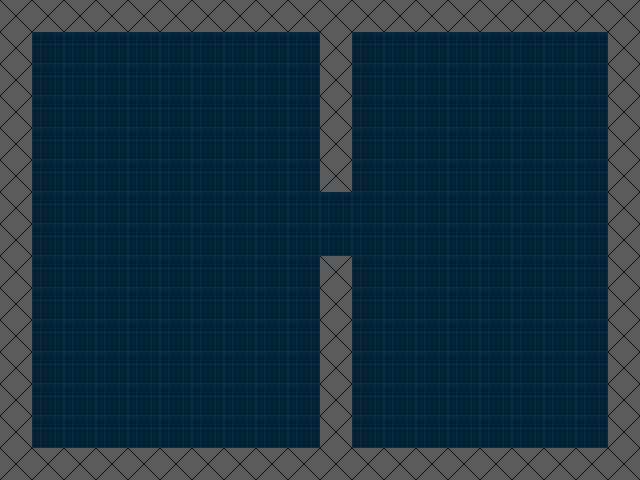

A 2D game scene composited from a Tiled map and its tileset images. What follows is a short description and the map's XML, with each tile layer's data collapsed to a summary:
An orthogonal 20x15 tile map with 32x32 px tiles, 1 tile layer (Tile Layer 1) and 7 objects.

<map version="1.0" orientation="orthogonal" width="20" height="15" tilewidth="32" tileheight="32">
 <tileset firstgid="1" name="tiles" tilewidth="32" tileheight="32">
  <image source="tiles.png" width="512" height="32" />
 </tileset>
 <layer name="Tile Layer 1" width="20" height="15">
  <data>[300 cells, 300 non-empty, 2 distinct tile ids]</data>
 </layer>
 <objectgroup name="collision" width="20" height="15">
  <object x="318" y="32" width="36" height="160" />
  <object x="320" y="256" width="32" height="193" />
  <object x="-1" y="0" width="641" height="33" />
  <object x="-1" y="33" width="32" height="415" />
  <object x="-2" y="449" width="639" height="33" />
  <object x="608" y="33" width="33" height="421" />
  <object x="816" y="245" />
 </objectgroup>
</map>
